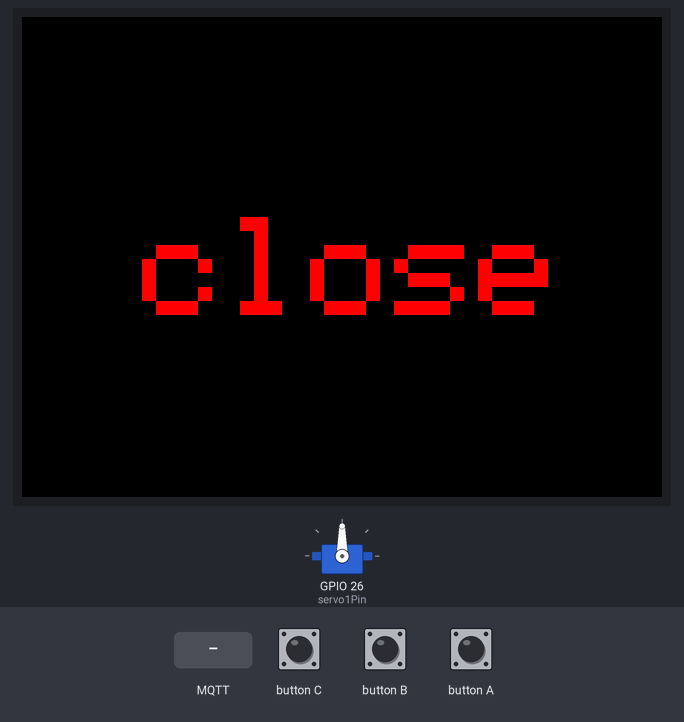
The sketch below on a simulated ESP32. Shown: 320×240 colour display, servo. The inputs (shaded band) are chosen by the test bench. WiFi joins after 1.5 s; servers stay silent unless stated; random numbers use the default seed unless the sketch sets one; no MQTT or app messages arrive unless stated; what the sketch prints to the serial monitor is not drawn.

Above: at 6.6 s.
6.7 s: MQTT message "1" arrives on the first subscribed topic
At 8.5 s:
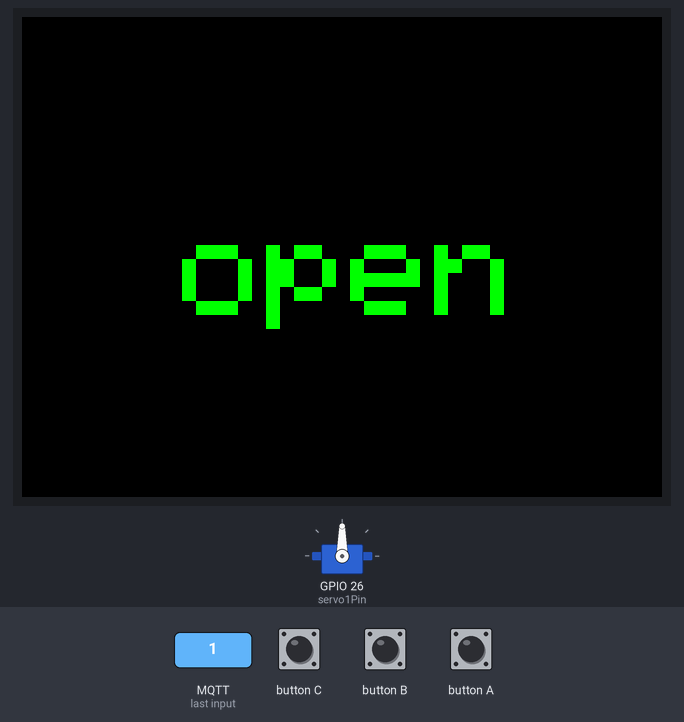
10.6 s: button C pressed for 0.15 s
At 11.2 s:
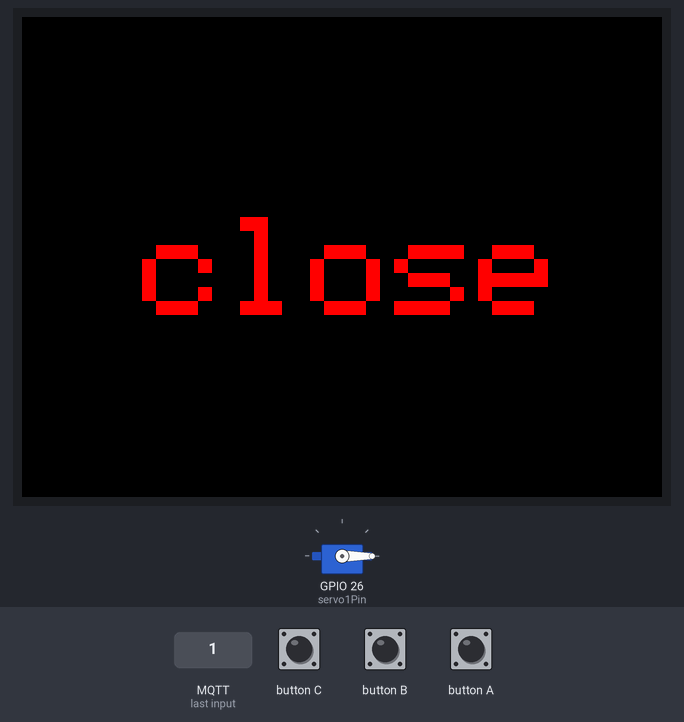
11.3 s: button B pressed for 1 s
At 12.8 s:
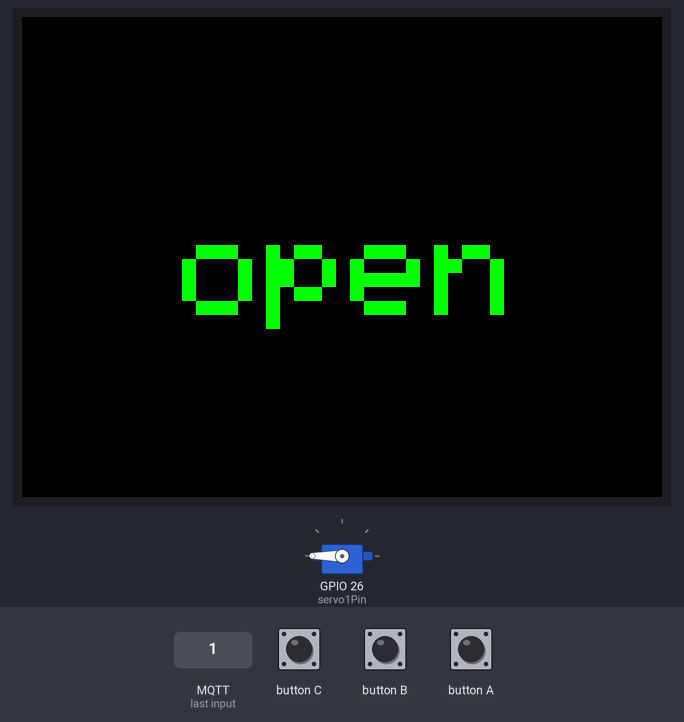
12.9 s: button B pressed for 3.2 s
At 16.28 s:
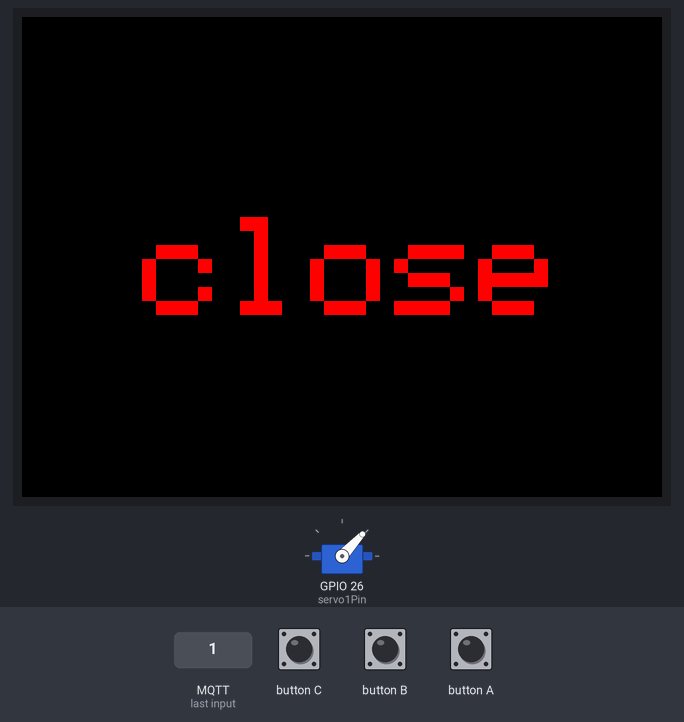
Timing chart, 0 to 18.6 s (numbered marks = the images above; inputs shaded):
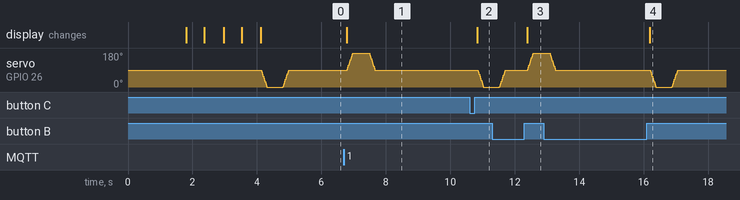

The sketch:

M5Lock.ino
```cpp
#include <WiFiClient.h>
#include <WiFiClientSecure.h>
#include <PubSubClient.h>
#include <ArduinoJson.h>

#include <M5Stack.h>
#include <ESP32Servo.h>

char *ssid = "<YOUR_SSID>";
char *password = "<YOUR_WIFI_PASSWORD>";

const char *endpoint = "<AWS_IOT_ENDPOINT>";
// Example: xxxxxxxxxxxxxx.iot.ap-northeast-1.amazonaws.com
const int port = 8883;
char *pubTopic = "$aws/things/<DEVICE_NAME>/shadow/update";
char *subTopic = "$aws/things/<DEVICE_NAME>/shadow/update/delta";

const char* rootCA = "-----BEGIN CERTIFICATE-----\n" \
"......" \
"-----END CERTIFICATE-----\n";

const char* certificate = "-----BEGIN CERTIFICATE-----\n" \
"......" \
"-----END CERTIFICATE-----\n";

const char* privateKey = "-----BEGIN RSA PRIVATE KEY-----\n" \
"......" \
"-----END RSA PRIVATE KEY-----\n";

long messageSentAt = 0;
char pubMessage[128];

int servo1Pin = 26;

// Published values for SG90 servos; adjust if needed
int minUs = 500;
int maxUs = 2400;

int pos = 0;      // position in degrees
bool lock_flag = true;  //true =  close
int Regular_time = 60; //何秒ごとにPublishするか

Servo servo1; // create four servo objects
WiFiClientSecure httpsClient;
PubSubClient mqttClient(httpsClient);

void send_status() {
  sprintf(pubMessage, "{\"state\": {\"desired\":{\"lock_state\":%d}}}", lock_flag);
  Serial.print("Publishing message to topic ");
  Serial.println(pubTopic);
  Serial.println(pubMessage);
  mqttClient.publish(pubTopic, pubMessage);
  Serial.println("Published.");
}

void door_open() {
  M5.Lcd.wakeup();
  M5.Lcd.setBrightness(130);
  M5.Lcd.setTextFont(4);
  M5.Lcd.setTextSize(8);
  M5.Lcd.setCursor(80, 100, 1);
  M5.Lcd.fillScreen(BLACK);
  M5.Lcd.setTextColor(GREEN, BLACK);
  M5.Lcd.println("open");
  servo1.attach(servo1Pin, minUs, maxUs);
  for (pos = 90; pos <= 180; pos += 1) {
    servo1.write(pos);
    delay(2);
  }
  delay(500);
  for (pos = 180; pos >= 90; pos -= 1) {
    servo1.write(pos);
    delay(2);
  }
  lock_flag = false;
  servo1.detach();

  M5.Lcd.setBrightness(20);

  send_status();
  delay(500);
}

void door_close() {
  M5.Lcd.setBrightness(130);
  M5.Lcd.setTextFont(4);
  M5.Lcd.setTextSize(10);
  M5.Lcd.setCursor(60, 100, 1);
  M5.Lcd.fillScreen(BLACK);
  M5.Lcd.setTextColor(RED, BLACK);
  M5.Lcd.println("close");
  servo1.attach(servo1Pin, minUs, maxUs);
  for (pos = 90; pos >= 0; pos -= 1) {
    servo1.write(pos);
    delay(2);
  }
  delay(500);
  for (pos = 0; pos <= 90; pos += 1) {
    servo1.write(pos);
    delay(2);
  }
  lock_flag = true;
  servo1.detach();
  M5.Lcd.setBrightness(20);

  send_status();
  delay(500);
}

void setup() {
  Serial.begin(115200);
  M5.begin(true, false, true);
  M5.Lcd.clear(BLACK);
  M5.Lcd.setTextFont(4);
  M5.Lcd.setTextSize(3);
  M5.Lcd.setCursor(50, 80, 1);
  M5.Lcd.setTextColor(WHITE, BLACK);

  servo1.setPeriodHertz(50);      // Standard 50hz servo

  // Start WiFi
  Serial.println("Connecting to ");
  Serial.print(ssid);

  M5.Lcd.println("Connecting to ");
  M5.Lcd.setCursor(45, 110, 1);
  M5.Lcd.print(ssid);

  WiFi.begin(ssid, password);
  M5.Lcd.progressBar(40, 150, 240, 30, 0);

  while (WiFi.status() != WL_CONNECTED) {
    delay(500);
    Serial.print(".");
  }
  Serial.println("\nConnected.");

  M5.Lcd.fillRect(0, 0, 360, 140, 0);
  M5.Lcd.setCursor(80, 100, 1);
  M5.Lcd.println("Connected.");

  M5.Lcd.progressBar(40, 150, 240, 30, 30);

  delay(500);

  // Configure MQTT Client
  httpsClient.setCACert(rootCA);
  httpsClient.setCertificate(certificate);
  httpsClient.setPrivateKey(privateKey);
  mqttClient.setServer(endpoint, port);
  mqttClient.setCallback(mqttCallback);

  M5.Lcd.fillRect(0, 0, 360, 140, 0);
  M5.Lcd.setCursor(50, 80, 1);
  M5.Lcd.println("Connecting to ");
  M5.Lcd.setCursor(100, 110, 1);
  M5.Lcd.print("AWS IoT");

  M5.Lcd.progressBar(40, 150, 240, 30, 60);

  while (!mqttClient.connected()) {
    connectAWSIoT();
    delay(500);
  }
  M5.Lcd.fillRect(0, 0, 360, 140, 0);
  M5.Lcd.setCursor(80, 100, 1);
  M5.Lcd.println("Connected.");

  M5.Lcd.progressBar(40, 150, 240, 30, 90);
  delay(500);

  M5.Lcd.fillRect(0, 0, 360, 140, 0);
  M5.Lcd.setCursor(100, 100, 1);
  M5.Lcd.println("Finish!");

  M5.Lcd.progressBar(40, 150, 240, 30, 100);
  delay(500);

  door_close();
}

void connectAWSIoT() {
  String clientId = "ESP32 - ";
  clientId += String(random(0xffff), HEX);
  // Attempt to connect
  if (mqttClient.connect(clientId.c_str())) {
    Serial.println("Connected.");
    int qos = 0;
    mqttClient.subscribe(subTopic, qos);
    Serial.println("Subscribed.");
  } else {
    Serial.print("Failed. Error state = ");
    Serial.println(mqttClient.state());
    // Wait 5 seconds before retrying
  }

}

void mqttCallback (char* topic, byte* payload, unsigned int length) {
  StaticJsonDocument<200> doc;
  char json[128];
  bool lock_state;

  Serial.print("Received. topic = ");
  Serial.println(topic);
  for (int i = 0; i < length; i++) {
    Serial.print((char)payload[i]);
    json[i] = (char)payload[i];
  }
  Serial.print("\n");

  DeserializationError error = deserializeJson(doc, json);

  if (error) {
    Serial.print(F("deserializeJson() failed: "));
    Serial.println(error.c_str());
    return;
  } else {
    lock_state = doc["state"]["lock_state"];
    Serial.print("lock_state = ");
    Serial.println(lock_state);
  }

  if (lock_state == true && lock_flag == false) { // 閉める命令で鍵が開いているとき
    Serial.println("close");
    door_close();

  } else if (lock_state == false && lock_flag == true) { // 開ける命令で閉まっているとき
    Serial.println("open");
    door_open();
  }
}


void mqttLoop() {
  if (!mqttClient.connected()) {
    connectAWSIoT();
    delay(500);
  } else {
    mqttClient.loop();
  }

  if (M5.BtnA.wasReleased() || M5.BtnB.wasReleased() || M5.BtnC.wasReleased()) {
    if (lock_flag) {
      door_open();
    }
    else {
      door_close();
    }
  }
  long now = millis();
  if (now - messageSentAt > Regular_time * 1000) {
    messageSentAt = now;
    send_status();
  }
}

void loop() {
  M5.update();
  mqttLoop();
}
```

Measured:
- after the input at 6.7 s, servo on GPIO 26 (servo1Pin): rises from 90° to 180° in 0.17 s, then falls to 90° in 0.68 s; the display: changes after 0.09 s (image 1)
- after the input at 10.6 s, servo on GPIO 26 (servo1Pin): moves from 90° to 0° over 0.18 s, starting after 0.25 s; the display: changes after 0.24 s (image 2)
- after the input at 11.3 s, the display: changes after 1.1 s (image 3)
- after the input at 12.9 s, the display: changes after 3.3 s (image 4)
